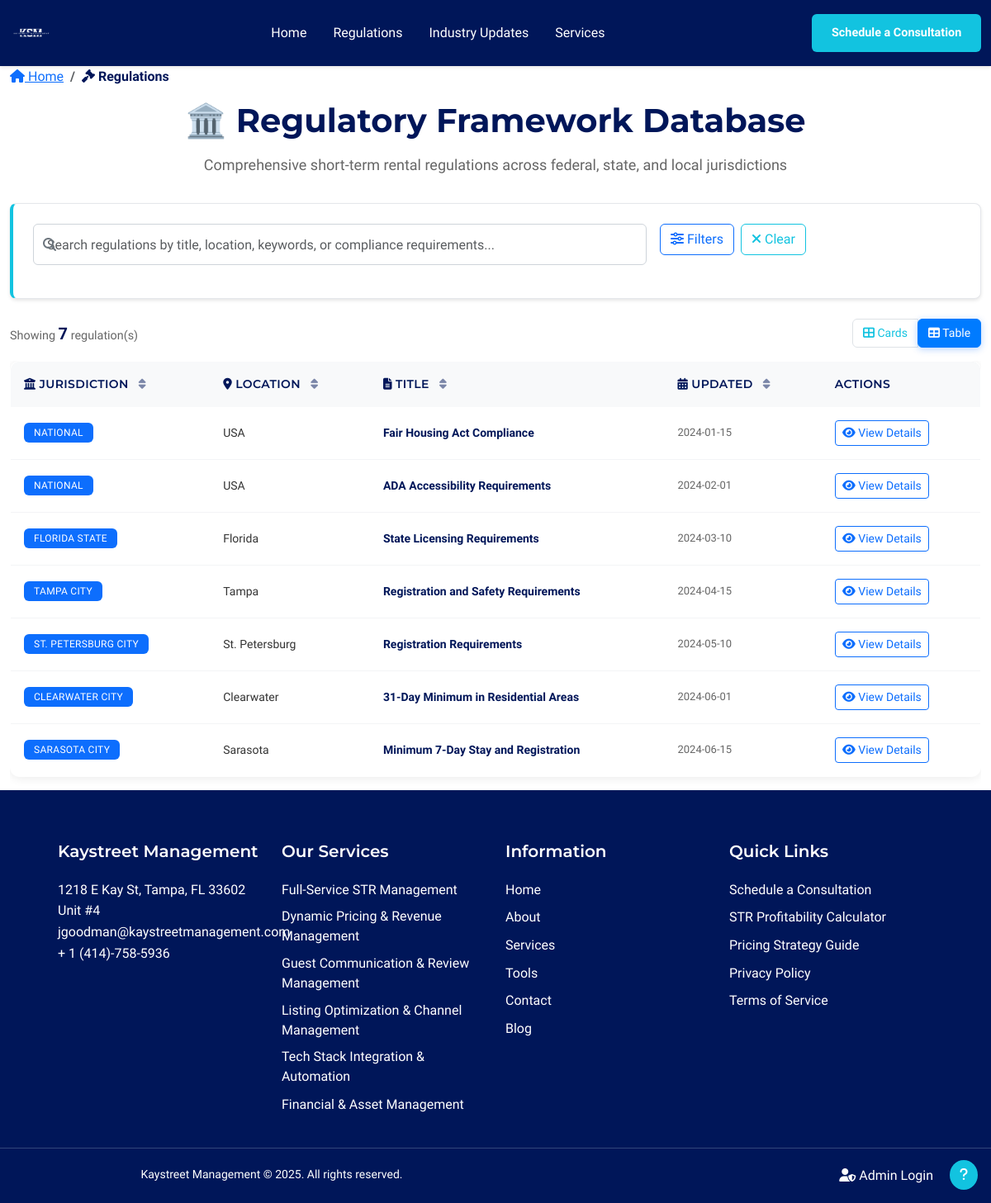
Before: /regulations with the older database file.
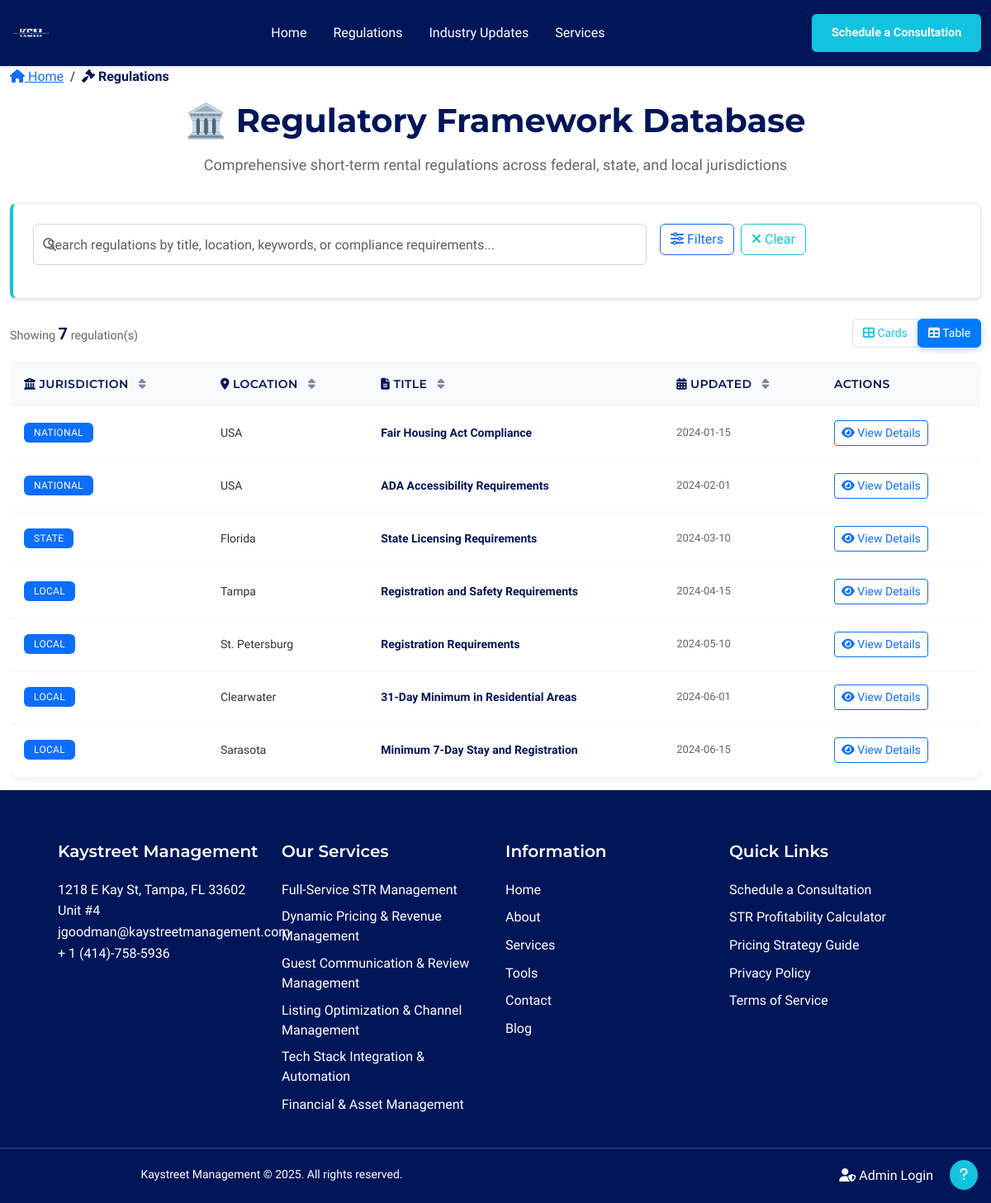
After: the same page with the newer database file.
### models.py (models this page shows, shortened)
class Regulation(db.Model):
    __tablename__ = 'regulations'
    id = db.Column(db.Integer, primary_key=True)
    jurisdiction = db.Column(db.String(100), nullable=False)  # Jurisdiction (combines level and location)
    jurisdiction_level = db.Column(db.String(20), nullable=False, default='Local')  # National, State, Local
    location = db.Column(db.String(100), nullable=False)  # Location
    title = db.Column(db.String(200), nullable=False)  # Title
    last_updated = db.Column(db.DateTime, default=datetime.utcnow)  # Last Updated
    overview = db.Column(db.Text, nullable=True)  # Overview - formatted content
    detailed_requirements = db.Column(db.Text, nullable=True)  # Detailed Requirements - formatted content
    compliance_steps = db.Column(db.Text, nullable=True)  # Compliance Steps - formatted content
    required_forms = db.Column(db.Text, nullable=True)  # Required Forms - formatted content
    penalties_non_compliance = db.Column(db.Text, nullable=True)  # Penalties for Non Compliance - formatted content
    recent_changes = db.Column(db.Text, nullable=True)  # Recent Changes - formatted content
    created_at = db.Column(db.DateTime, default=datetime.utcnow)
    updated_at = db.Column(db.DateTime, default=datetime.utcnow, onupdate=datetime.utcnow)

### app/blueprints/main.py (the view)
@main_bp.route('/regulations')
def regulations():
    try:
        logger.info("DEBUG: Starting regulations route")
        from models import Regulation
        regulations = Regulation.query.all()
        logger.info(f"DEBUG: Found {len(regulations)} regulations in database")
        from app.services.regulation_service import RegulationService
        filter_options = RegulationService.get_filter_options()
        return render_template('regulations.html',
                             regulations=regulations,
                             all_jurisdictions=filter_options.get('jurisdiction_levels', ['National', 'State', 'Local']),
                             all_locations=filter_options.get('locations', []),
                             all_categories=filter_options.get('categories', []),
                             current_jurisdiction='',
                             current_location='',
                             current_category='',
                             current_search='',
                             saved_searches=[])
    except Exception as e:
        logger.error(f"Error loading regulations: {str(e)}", exc_info=True)
        flash('Error loading regulations. Please try again later.', 'error')
        return render_template('regulations.html',
                             regulations=[],
                             all_jurisdictions=['National', 'State', 'Local'],
                             all_locations=[],
                             all_categories=[],
                             current_jurisdiction='',
                             current_location='',
                             current_category='',
                             current_search='',
                             saved_searches=[])

### templates/regulations.html (shortened to what this page needs)
{% extends "base.html" %}
{% block content %}
<div class="container-fluid">
    <nav aria-label="breadcrumb" class="mb-3">
        <ol class="breadcrumb">
            <li class="breadcrumb-item">
                <a href="{{ url_for('main.index') }}"><i class="fas fa-home"></i> Home</a>
            </li>
            <li class="breadcrumb-item active" aria-current="page">
                <i class="fas fa-gavel"></i> Regulations
            </li>
        </ol>
    </nav>
    <div class="text-center mb-4">
        <h1 class="regulations-title">🏛️ Regulatory Framework Database</h1>
        <p class="regulations-subtitle text-muted">
            Comprehensive short-term rental regulations across federal, state, and local jurisdictions
        </p>
    </div>
    <div class="regulations-filter-section mb-4">
        <div class="filter-card">
            <div class="filter-body">
                <div class="row g-3 mb-3">
                    <div class="col-lg-8">
                        <div class="position-relative">
                            <input type="text"
                                   class="form-control regulations-search-input"
                                   id="searchInput"
                                   placeholder="Search regulations by title, location, keywords, or compliance requirements..."
                                   value="{{ current_search }}"
                                   autocomplete="off">
                        </div>
                    </div>
                    <div class="col-lg-4">
                        <div class="d-flex gap-2">
                            <button class="btn btn-outline-primary" onclick="toggleAdvancedFilters()">
                                <i class="fas fa-sliders-h"></i> Filters
                            </button>
                            <button class="btn btn-outline-secondary" id="clearFiltersBtn" onclick="clearAllFilters()">
                                <i class="fas fa-times"></i> Clear
                            </button>
                        </div>
                    </div>
                </div>
            </div>
        </div>
    </div>
    <div class="d-flex justify-content-between align-items-center mb-3">
        <div class="results-count">
            <span class="text-muted">Showing</span>
            <strong id="resultCount">{{ regulations|length }}</strong>
            <span class="text-muted">regulation(s)</span>
        </div>
        <div class="view-options">
            <div class="btn-group btn-group-sm" role="group">
                <button type="button" class="btn btn-outline-secondary" data-view="cards" id="cardsViewBtn">
                    <i class="fas fa-th-large"></i> Cards
                </button>
                <button type="button" class="btn btn-outline-secondary active" data-view="table" id="tableViewBtn">
                    <i class="fas fa-table"></i> Table
                </button>
            </div>
        </div>
    </div>
    <div class="regulations-container" id="regulationsContainer">
        <div class="table-view" id="tableView">
            <div class="table-responsive">
                <table class="table table-hover regulations-table" id="regulationsTable">
                    <thead>
                        <tr>
                            <th class="sortable" data-sort="jurisdiction">
                                <i class="fas fa-university"></i> Jurisdiction
                                <i class="fas fa-sort sort-icon"></i>
                            </th>
                            <th class="sortable" data-sort="location">
                                <i class="fas fa-map-marker-alt"></i> Location
                                <i class="fas fa-sort sort-icon"></i>
                            </th>
                            <th class="sortable" data-sort="title">
                                <i class="fas fa-file-text"></i> Title
                                <i class="fas fa-sort sort-icon"></i>
                            </th>
                            <th class="sortable" data-sort="last_updated">
                                <i class="fas fa-calendar-alt"></i> Updated
                                <i class="fas fa-sort sort-icon"></i>
                            </th>
                            <th>Actions</th>
                        </tr>
                    </thead>
                    <tbody id="regulationsTableBody">
                        {% for regulation in regulations %}
                        <tr class="regulation-row" data-regulation-id="{{ regulation.id }}">
                            <td>
                                <span class="badge bg-primary">
                                    {{ regulation.jurisdiction }}
                                </span>
                            </td>
                            <td class="location-cell">{{ regulation.location }}</td>
                            <td class="title-cell">
                                <a href="{{ url_for('main.regulation_detail', regulation_id=regulation.id) }}"
                                   class="regulation-title-link text-decoration-none">
                                    {{ regulation.title }}
                                </a>
                            </td>
                            <td class="date-cell">
                                {{ regulation.last_updated.strftime('%Y-%m-%d') if regulation.last_updated else 'N/A' }}
                            </td>
                            <td>
                                <a href="{{ url_for('main.regulation_detail', regulation_id=regulation.id) }}"
                                   class="btn btn-sm btn-outline-primary">
                                    <i class="fas fa-eye"></i> View Details
                                </a>
                            </td>
                        </tr>
                        {% endfor %}
                    </tbody>
                </table>
            </div>
        </div>
    </div>
</div>
<div class="position-fixed bottom-0 end-0 p-3" style="z-index: 1000;">
    <button class="btn btn-primary rounded-circle" data-bs-toggle="modal" data-bs-target="#helpModal" title="Help">
        <i class="fas fa-question"></i>
    </button>
</div>
{% endblock %}

Changed rows visible on the page:
removed Regulation: jurisdiction "TAMPA CITY", location "Tampa", title "Registration and Safety Requirements", last_updated "2024-04-15"
removed Regulation: jurisdiction "ST. PETERSBURG CITY", location "St. Petersburg", title "Registration Requirements", last_updated "2024-05-10"
removed Regulation: jurisdiction "CLEARWATER CITY", location "Clearwater", title "31-Day Minimum in Residential Areas", last_updated "2024-06-01"
removed Regulation: jurisdiction "SARASOTA CITY", location "Sarasota", title "Minimum 7-Day Stay and Registration", last_updated "2024-06-15"
changed Regulation "Florida": jurisdiction "FLORIDA STATE" → "STATE"
added Regulation: jurisdiction "LOCAL", location "Tampa", title "Registration and Safety Requirements", last_updated "2024-04-15"
added Regulation: jurisdiction "LOCAL", location "St. Petersburg", title "Registration Requirements", last_updated "2024-05-10"
added Regulation: jurisdiction "LOCAL", location "Clearwater", title "31-Day Minimum in Residential Areas", last_updated "2024-06-01"
added Regulation: jurisdiction "LOCAL", location "Sarasota", title "Minimum 7-Day Stay and Registration", last_updated "2024-06-15"
